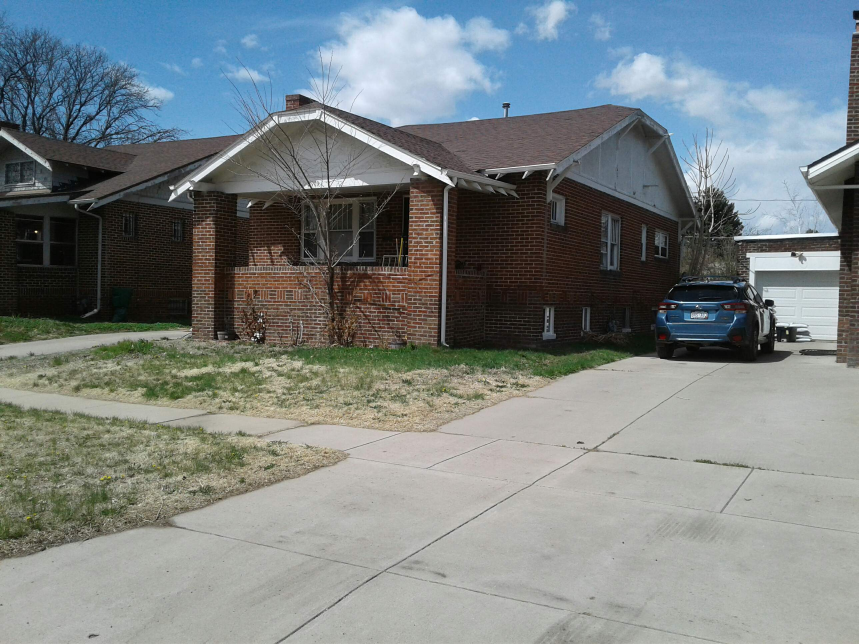
#> input picture data/Bungalows/Bungalows - Photos/5DV.14985_2619_N_ELIZABETH_ST.0hodfD.jpg, 2576 x 1932 px (shown at 1/3 size)
$ python -i image_aligner.py   (imports and definitions only)
#> lines starting #> are read from the running program, lines starting #| are printed output that depends on the picture
"""Image alignment and standardization utilities."""

import cv2
import numpy as np
from PIL import Image
from loguru import logger
from typing import Tuple


class ImageAligner:
    """Align and standardize preprocessed images."""

    def __init__(
        self,
        target_height: int = 512,
        target_width: int = 512,
        maintain_aspect_ratio: bool = True,
    ):
        """
        Initialize image aligner.

        Args:
            target_height: Target image height
            target_width: Target image width
            maintain_aspect_ratio: Whether to maintain aspect ratio
        """
        self.target_height = target_height
        self.target_width = target_width
        self.maintain_aspect_ratio = maintain_aspect_ratio

    def align(self, image_path: str, output_path: str = None) -> Image.Image:
        """
        Align and standardize image.

        Args:
            image_path: Path to input image
            output_path: Optional path to save aligned image

        Returns:
            Aligned PIL Image
        """
        try:
            img = Image.open(image_path).convert("RGB")
#> img is the input picture: PIL image 2576x1932 RGB; mean R, G, B 122.8, 131.2, 132.5

            if self.maintain_aspect_ratio:
                aligned = self._resize_with_padding(img)
            else:
                aligned = img.resize(
                    (self.target_width, self.target_height),
                    Image.Resampling.LANCZOS
                )

            # Normalize color space
            aligned = self._normalize_colors(aligned)

            if output_path:
                aligned.save(output_path, quality=95)
                logger.debug(f"Saved aligned image to {output_path}")

            return aligned

        except Exception as e:
            logger.error(f"Error aligning image {image_path}: {e}")
            raise

    def _resize_with_padding(self, img: Image.Image) -> Image.Image:
        """
        Resize image while maintaining aspect ratio with padding.

        Args:
            img: PIL Image

        Returns:
            Resized PIL Image
        """
        img_w, img_h = img.size
#> img_w = 2576; img_h = 1932
        aspect_ratio = img_w / img_h
#> aspect_ratio = 1.33
        target_ratio = self.target_width / self.target_height

        if aspect_ratio > target_ratio:
            # Image is wider, fit width
            new_w = self.target_width
            new_h = int(self.target_width / aspect_ratio)
#> new_h = 384
        else:
            # Image is taller, fit height
            new_h = self.target_height
            new_w = int(self.target_height * aspect_ratio)

        # Resize image
        img_resized = img.resize(
            (new_w, new_h),
            Image.Resampling.LANCZOS
        )
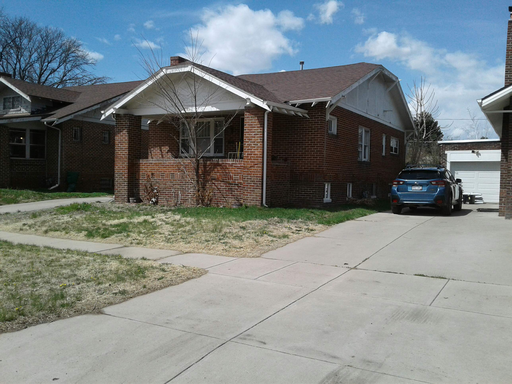
#> img_resized: PIL image 512x384 RGB; mean R, G, B 122.8, 131.2, 132.5

        # Create canvas with padding
        canvas = Image.new("RGB", (self.target_width, self.target_height), (128, 128, 128))
#> canvas: PIL image 512x512 RGB; every value is 128
        offset_x = (self.target_width - new_w) // 2
        offset_y = (self.target_height - new_h) // 2
#> offset_y = 64
        canvas.paste(img_resized, (offset_x, offset_y))
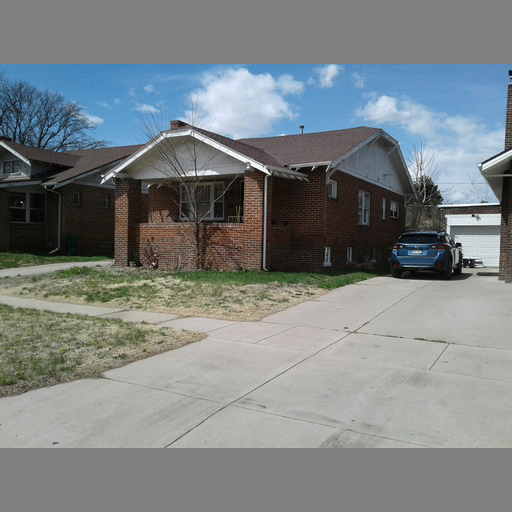
#> canvas: PIL image 512x512 RGB; mean R, G, B 124.1, 130.4, 131.4

        return canvas

    def _normalize_colors(self, img: Image.Image) -> Image.Image:
        """
        Normalize image colors (histogram equalization).

        Args:
            img: PIL Image

        Returns:
            Normalized PIL Image
        """
        try:
            # Convert to numpy array
            img_array = np.array(img, dtype=np.uint8)

            # Apply CLAHE (Contrast Limited Adaptive Histogram Equalization)
            lab = cv2.cvtColor(img_array, cv2.COLOR_RGB2LAB)
#> lab: shape (512, 512, 3); mean of channels 0, 1, 2 136.3, 126.8, 127.1
            l_channel, a_channel, b_channel = cv2.split(lab)
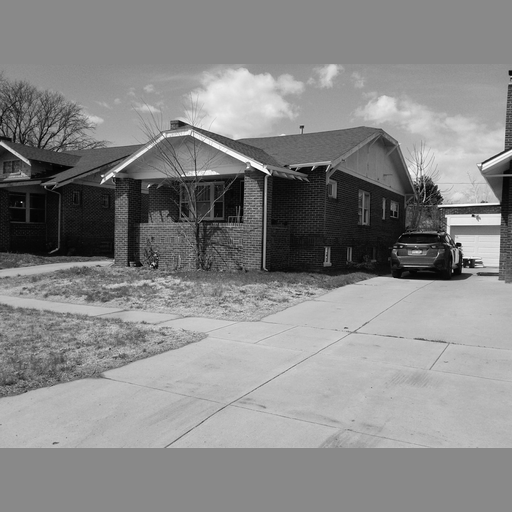
#> l_channel: shape (512, 512); min 0, max 255, mean 136.3
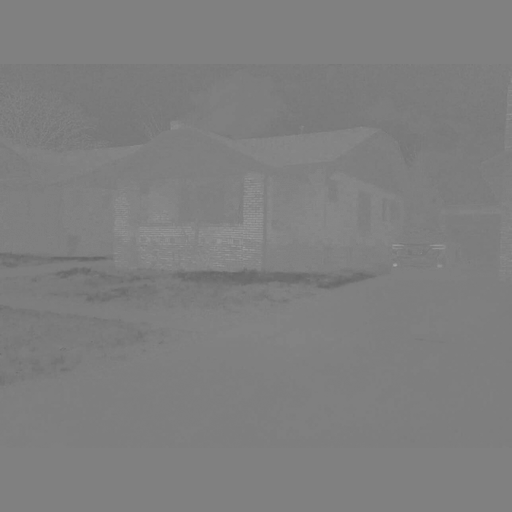
#> a_channel: shape (512, 512); min 100, max 165, mean 126.8
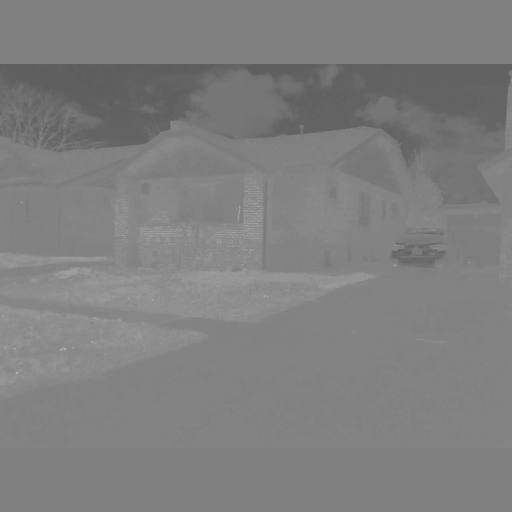
#> b_channel: shape (512, 512); min 93, max 184, mean 127.1

            clahe = cv2.createCLAHE(clipLimit=2.0, tileGridSize=(8, 8))
            l_equalized = clahe.apply(l_channel)
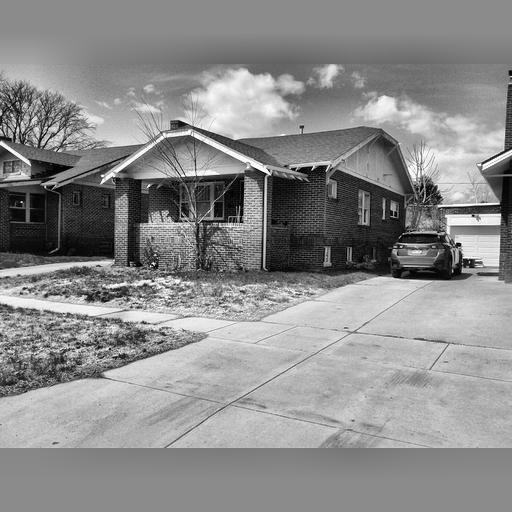
#> l_equalized: shape (512, 512); min 0, max 255, mean 140

            lab_equalized = cv2.merge([l_equalized, a_channel, b_channel])
#> lab_equalized: shape (512, 512, 3); mean of channels 0, 1, 2 140, 126.8, 127.1
            rgb_equalized = cv2.cvtColor(lab_equalized, cv2.COLOR_LAB2RGB)
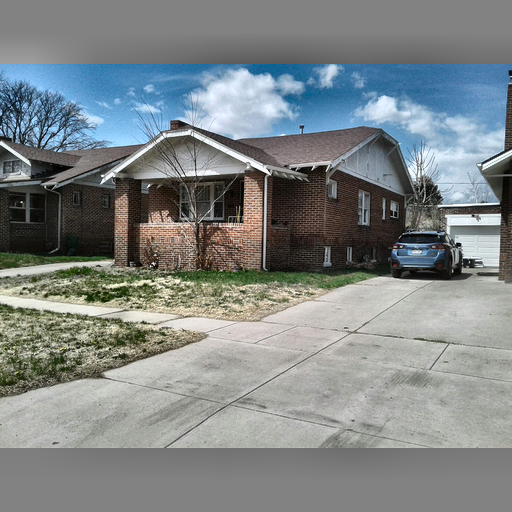
#> rgb_equalized: shape (512, 512, 3); mean R, G, B 127.8, 134.1, 135

            return Image.fromarray(rgb_equalized, "RGB")
        except Exception as e:
            logger.warning(f"Color normalization failed: {e}, returning original image")
            return img

    def batch_align(self, image_paths: list, output_dir: str) -> list:
        """
        Align multiple images.

        Args:
            image_paths: List of input image paths
            output_dir: Directory to save aligned images

        Returns:
            List of output paths
        """
        import os
        os.makedirs(output_dir, exist_ok=True)

        output_paths = []
        for i, img_path in enumerate(image_paths):
            if i % 50 == 0:
                logger.info(f"Aligning image {i+1}/{len(image_paths)}")

            try:
                filename = os.path.basename(img_path)
                output_path = os.path.join(output_dir, filename)

                self.align(img_path, output_path)
                output_paths.append(output_path)
            except Exception as e:
                logger.error(f"Failed to align {img_path}: {e}")
                continue

        return output_paths

>>> result = ImageAligner().align('../../data/Bungalows/Bungalows - Photos/5DV.14985_2619_N_ELIZABETH_ST.0hodfD.jpg')

$ run again, on data/Bungalows/Bungalows - Photos/5DV.15087_2650_N_YORK_ST.aNUN2I.jpg
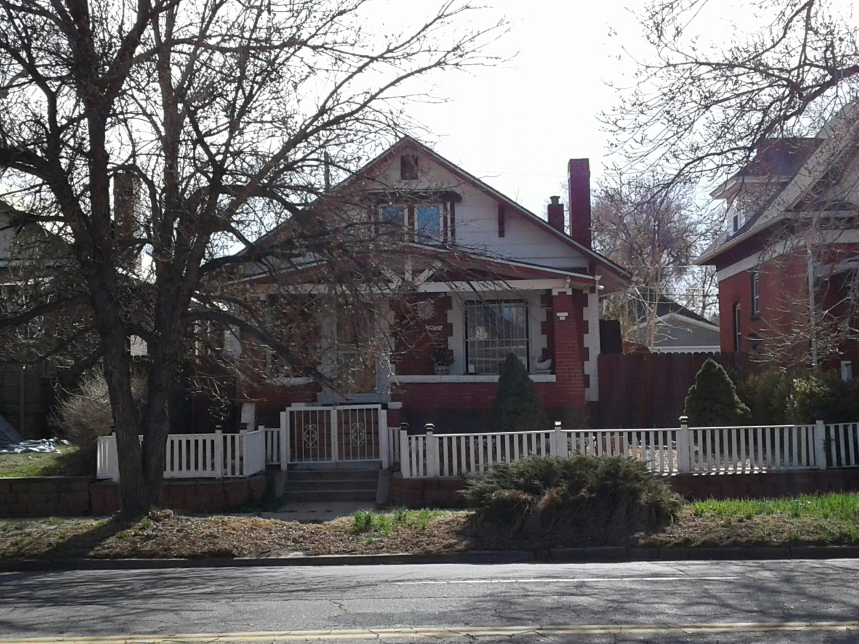
#> input picture data/Bungalows/Bungalows - Photos/5DV.15087_2650_N_YORK_ST.aNUN2I.jpg, 2576 x 1932 px (shown at 1/3 size)
#> in align, img is the input picture: PIL image 2576x1932 RGB; mean R, G, B 109.1, 107.2, 107.7
#> lab: shape (512, 512, 3); mean of channels 0, 1, 2 117.9, 128.8, 128
#> in _normalize_colors, `l_channel, a_channel, b_channel = cv2.split(lab)`:
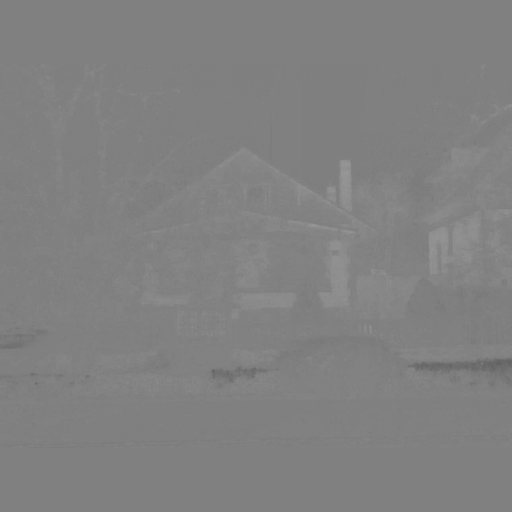
#> a_channel: shape (512, 512); min 95, max 152, mean 128.8
#> lab_equalized: shape (512, 512, 3); mean of channels 0, 1, 2 127.4, 128.8, 128
#> in _normalize_colors, `rgb_equalized = cv2.cvtColor(lab_equalized, cv2.COLOR_LAB2RGB)`:
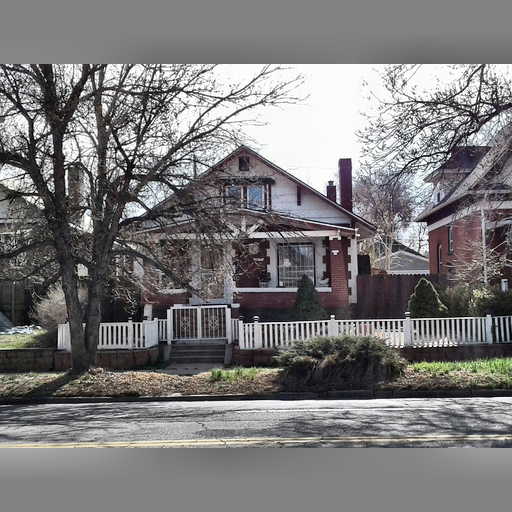
#> rgb_equalized: shape (512, 512, 3); mean R, G, B 122.9, 121.5, 121.8

$ run again, on data/Bungalows/Bungalows - Photos/5DV.15087_2650_N_YORK_ST.yCmKBH.jpg
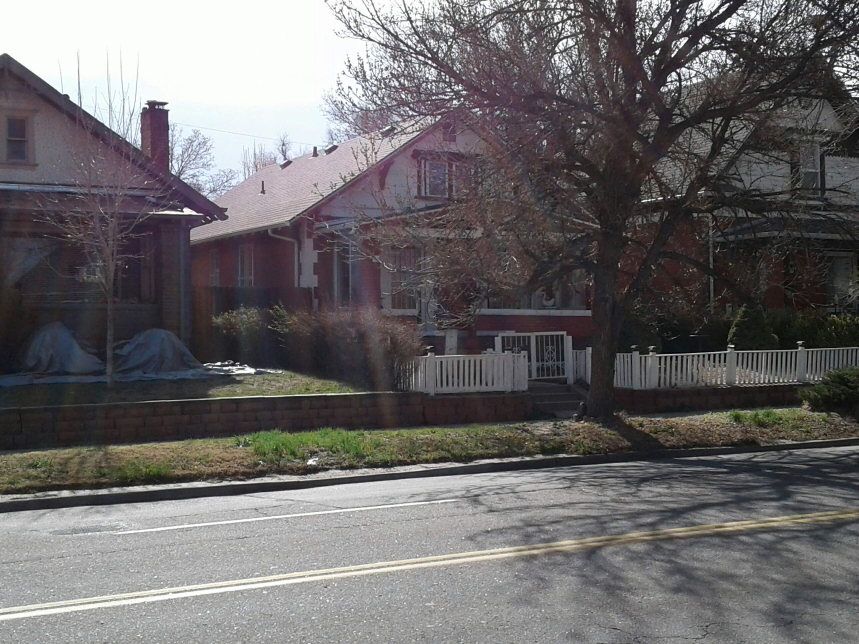
#> input picture data/Bungalows/Bungalows - Photos/5DV.15087_2650_N_YORK_ST.yCmKBH.jpg, 2576 x 1932 px (shown at 1/3 size)
#> in align, img is the input picture: PIL image 2576x1932 RGB; mean R, G, B 107.4, 104.7, 105.7
#> lab: shape (512, 512, 3); mean of channels 0, 1, 2 116.8, 129.1, 127.9
#> in _normalize_colors, `l_channel, a_channel, b_channel = cv2.split(lab)`:
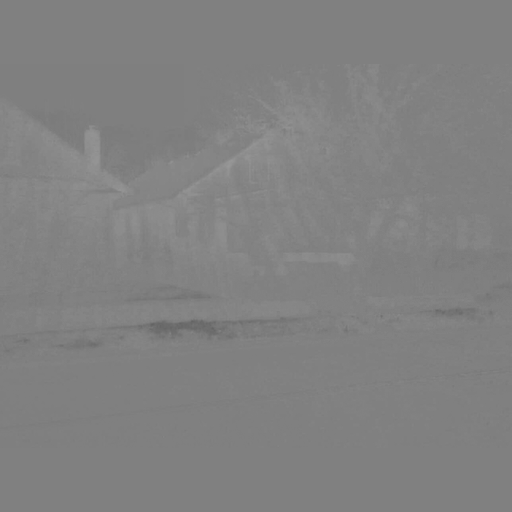
#> a_channel: shape (512, 512); min 99, max 152, mean 129.1
#> lab_equalized: shape (512, 512, 3); mean of channels 0, 1, 2 125.9, 129.1, 127.9
#> in _normalize_colors, `rgb_equalized = cv2.cvtColor(lab_equalized, cv2.COLOR_LAB2RGB)`:
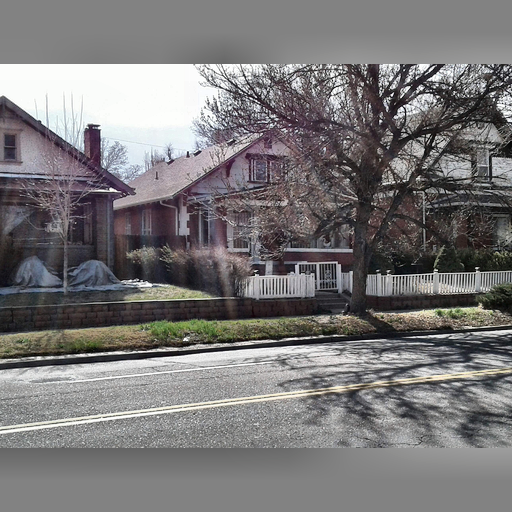
#> rgb_equalized: shape (512, 512, 3); mean R, G, B 121.4, 119.3, 120

$ run again, on data/Bungalows/Bungalows - Photos/5DV.15102_2658_N_ELIZABETH_ST.8SdBsm.jpg
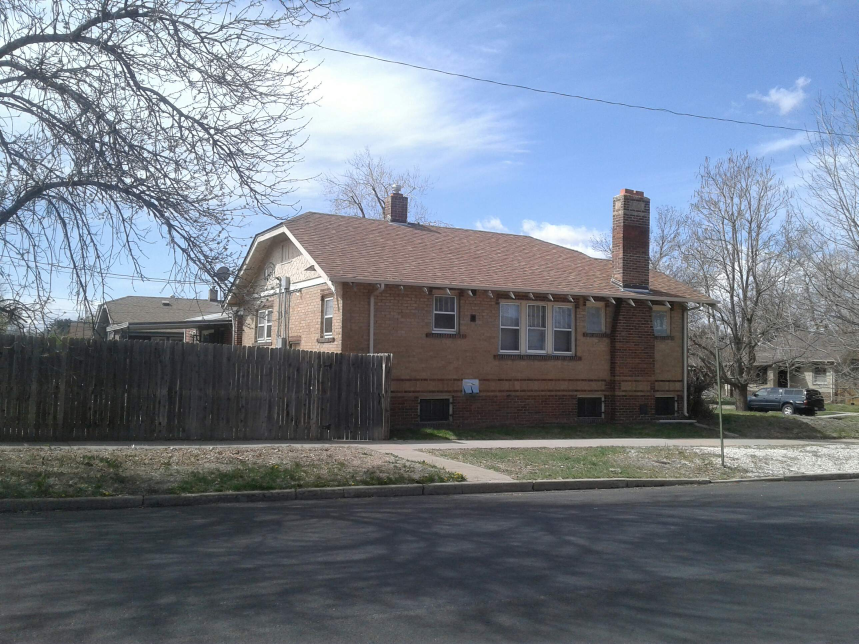
#> input picture data/Bungalows/Bungalows - Photos/5DV.15102_2658_N_ELIZABETH_ST.8SdBsm.jpg, 2576 x 1932 px (shown at 1/3 size)
#> in align, img is the input picture: PIL image 2576x1932 RGB; mean R, G, B 115.2, 124.3, 137.3
#> lab: shape (512, 512, 3); mean of channels 0, 1, 2 131.4, 128.1, 122.4
#> lab_equalized: shape (512, 512, 3); mean of channels 0, 1, 2 129.9, 128.1, 122.4
#> in _normalize_colors, `rgb_equalized = cv2.cvtColor(lab_equalized, cv2.COLOR_LAB2RGB)`:
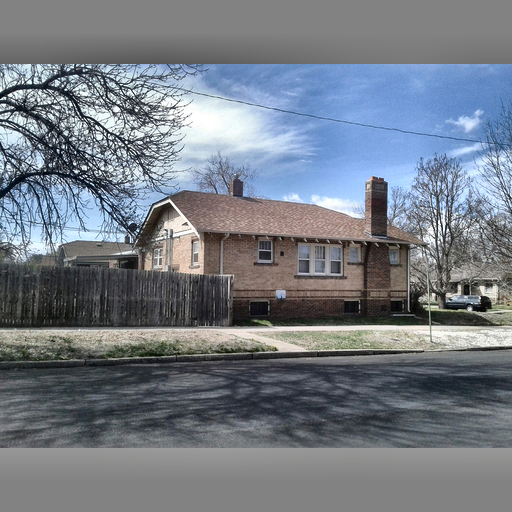
#> rgb_equalized: shape (512, 512, 3); mean R, G, B 116.8, 123.7, 132.9
